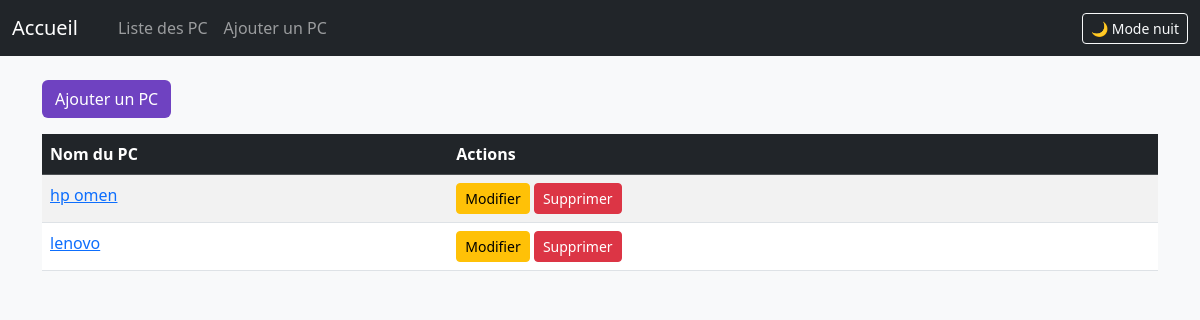
/pcs/, run on an earlier commit of the app's database.
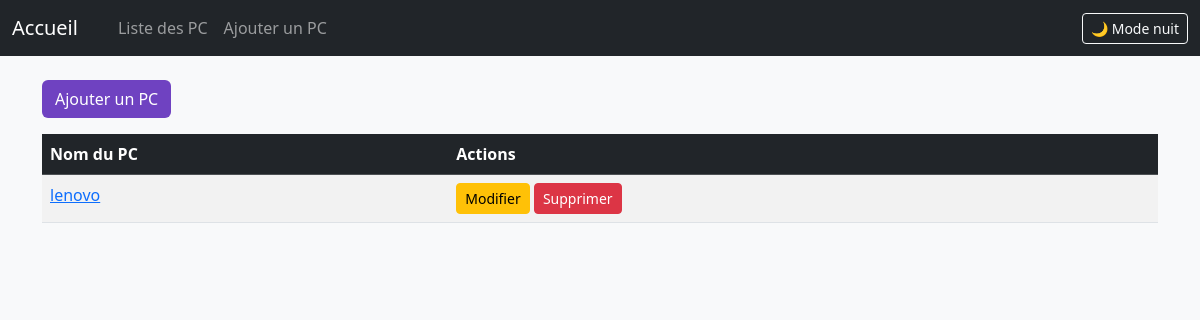
And on a later commit of the database.
### myapp/models.py (models this page shows, shortened)
class PC(models.Model):
    nom = models.CharField(max_length=100)

### myapp/views.py (the view)
# urls.py: path('pcs/', views.liste_pcs, name='liste_pcs'),
def liste_pcs(request):
    pcs = PC.objects.all()
    return render(request, 'myapp/liste_pcs.html', {'pcs': pcs})

### myapp/templates/myapp/liste_pcs.html
{% extends 'myapp/base.html' %}
{% block content %}
<a href="{% url 'ajouter_pc' %}" class="btn btn-violet mb-3">Ajouter un PC</a>
<table class="table table-striped table-hover">
    <thead class="table-dark">
        <tr>
            <th>Nom du PC</th>
            <th>Actions</th>
        </tr>
    </thead>
    <tbody>
        {% for pc in pcs %}
        <tr>
            <td><a href="{% url 'detail_pc' pc.id %}">{{ pc.nom }}</a></td>
            <td>
                <a href="{% url 'modifier_pc' pc.id %}" class="btn btn-warning btn-sm">Modifier</a>
                <a href="{% url 'supprimer_pc' pc.id %}" class="btn btn-danger btn-sm">Supprimer</a>
            </td>
        </tr>
        {% endfor %}
    </tbody>
</table>
{% endblock %}

### myapp/templates/myapp/base.html (shortened to what this page needs)
<!DOCTYPE html>
<html lang="fr">
<head>
    <link href="https://cdn.jsdelivr.net/npm/bootstrap@5.3.3/dist/css/bootstrap.min.css" rel="stylesheet">
</head>
<body class="bg-light">
<nav class="navbar navbar-expand-lg navbar-dark bg-dark mb-4">
  <div class="container-fluid">
    <a class="navbar-brand" href="{% url 'accueil' %}">Accueil</a>
    <div class="collapse navbar-collapse">
      <ul class="navbar-nav ms-3">
        <li class="nav-item">
          <a class="nav-link" href="{% url 'liste_pcs' %}">Liste des PC</a>
        </li>
        <li class="nav-item">
          <a class="nav-link" href="{% url 'ajouter_pc' %}">Ajouter un PC</a>
        </li>
      </ul>
      <button class="btn btn-outline-light btn-sm ms-auto" onclick="toggleDarkMode()">🌙 Mode nuit</button>
    </div>
  </div>
</nav>
<div class="container">
    {% block content %}{% endblock %}
</div>
</body>
</html>

### myapp/templates/myapp/base.html (style rules this page uses)
.btn-violet { background-color: #6f42c1; color: white; }

What changed in the data, as far as the page shows it:
removed PC: nom "hp omen"
